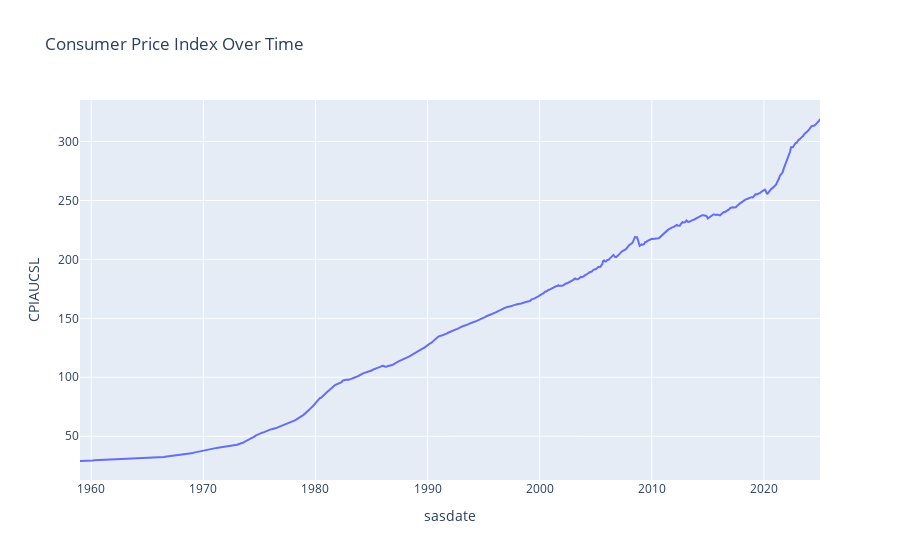

Source (notebook cell):
### Code cell
import plotly.express as px
df = df.with_columns(
    pl.col('sasdate').str.strptime(pl.Date, format="%m/%d/%Y").alias('sasdate')
)

fig = px.line(df, x='sasdate', y='CPIAUCSL', title='Consumer Price Index Over Time')
fig.show()

### Figure 1 — Plotly figure (JSON) as saved in the notebook; plotly's stock layout.template omitted (floating-point values rounded to 4 significant figures; data arrays with more than 128 entries replaced by an {"elided": "..."} marker saying what was removed)
{"data": [{"hovertemplate": "sasdate=%{x}<br>CPIAUCSL=%{y}<extra></extra>", "legendgroup": "", "line": {"color": "#636efa", "dash": "solid"}, "marker": {"symbol": "circle"}, "mode": "lines", "name": "", "orientation": "v", "showlegend": false, "type": "scatter", "x": {"elided": "793 str values"}, "xaxis": "x", "y": {"elided": "793 float values"}, "yaxis": "y"}], "layout": {"legend": {"tracegroupgap": 0}, "title": {"text": "Consumer Price Index Over Time"}, "xaxis": {"anchor": "y", "domain": [0, 1], "title": {"text": "sasdate"}}, "yaxis": {"anchor": "x", "domain": [0, 1], "title": {"text": "CPIAUCSL"}}}}
